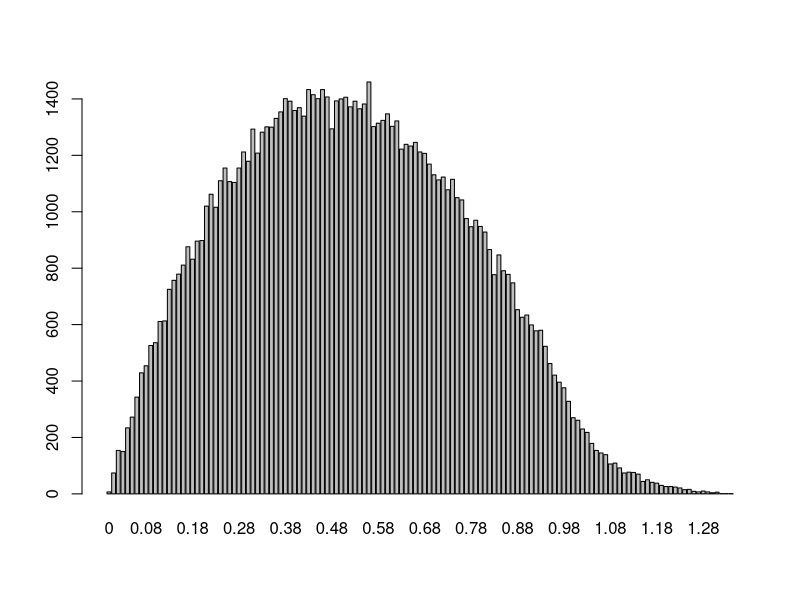

Generate this figure with R:
#Code to solve the following problem from MindYourDecisions' puzzle: https://www.youtube.com/watch?v=i4VqXRRXi68&t=44s

#initialize
  SampleSize<-100000
  DATA <- structure(list(
                      y1=double(),
                      y2=double(),
                      x1=double(),
                      x2=double(),
                      ED=double()),
          class = "data.frame")
  
  KevinsEuclideanDistanceunction <- function(p_x,p_y,q_x,q_y){
    sqrt((q_x - p_x)^2 + (q_y - p_y)^2)
  }

#create random points
  DATA.x1<-c(runif(SampleSize,0,1))
  DATA.y1<-c(runif(SampleSize,0,1))
  DATA.x2<-c(runif(SampleSize,0,1))
  DATA.y2<-c(runif(SampleSize,0,1))

#calculate eucledian distance of the points
  DATA.ED<- KevinsEuclideanDistanceunction(DATA.x1,DATA.y1,DATA.x2,DATA.y2)

#average the distances
  average_ED <- mean(DATA.ED)

#plot the ordered distribution
#output the average and all or some of the data
  barplot(table(round(DATA.ED,2)))
  print(average_ED)